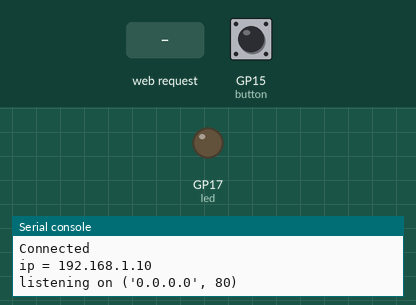
Recording of a program running on a simulated Raspberry Pi Pico running MicroPython. Shown: output pins drawn as LEDs (lit = HIGH), the last lines printed to the serial console. Inputs (shaded band) come from the test bench; at power-on: GP15 (button) LOW. WiFi joins after 1.5 s.

Above: at 3.2 s.
3.3 s: HTTP request GET /?led=on received
At 4.4 s:
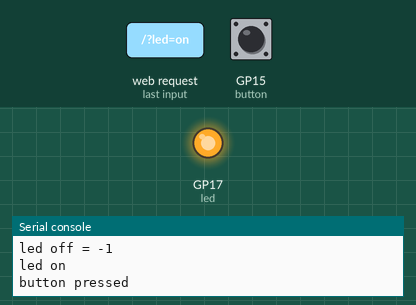
4.8 s: HTTP request GET /?led=off received
At 5.6 s:
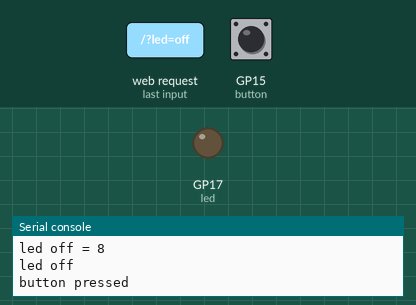
Timing chart, 0 to 7.8 s (numbered marks = the images above; inputs shaded):
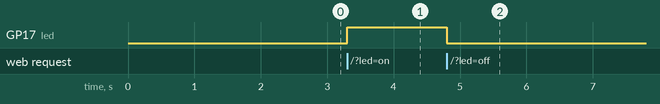

The program:

core_2_WiFi.py
```python
'''create a HTTP server
2d Core program for wifi
https://core-electronics.com.au/guides/raspberry-pi-pico-w-create-a-simple-http-server/

create a simple HTTP server using a Raspberry Pi Pico W. This server will be accessible from within a local WiFi network and can be used to read sensors and control hardware - in our case we'll drive an LED and read the state of a button.
'''

# Hardware Test
# Blink and LED (GP15) slowly/quickly while a button (GP16) is not-pressed/pressed
# from machine import Pin
# from time import sleep_ms

# led = Pin(16, Pin.OUT)
# button = Pin(15, Pin.IN, Pin.PULL_DOWN)

# while True:
#     if button.value() == 0: # button pressed
#         delay = 100 # short delay
#     else:
#         delay = 1000 # long delay

#     led.toggle()
#     sleep_ms(delay)

# Simple HTTP Server Example
# Control an LED and read a Button using a web browser

import time
import network
import socket
from machine import Pin


# Static IP configuration
static_ip = '192.168.1.10'  # Replace with your desired static IP
subnet_mask = '255.255.255.0'
gateway_ip = '192.168.1.15'
dns_server = '192.168.1.1'

led = Pin(17, Pin.OUT)
ledState = 'LED State Unknown'

button = Pin(15, Pin.IN, Pin.PULL_DOWN)

ssid = 'NETGEAR48'
password = 'waterypanda901'

wlan = network.WLAN(network.STA_IF)
wlan.active(True)
wlan.connect(ssid, password)
'''
html = """<!DOCTYPE html>
<html>
<head> <title>Pico W</title> </head>
<body> <h1>Pico W HTTP Server</h1>
<p>Hello, World!</p>
<p>%s</p>
</body>
</html>
'''

## more elaborate html with buttons added!!
# replace the "html" variable with the following to create a more user-friendly control panel
html = """<!DOCTYPE html><html>
<head><meta name="viewport" content="width=device-width, initial-scale=1">
<link rel="icon" href="data:,">
<style>html { font-family: Helvetica; display: inline-block; margin: 0px auto; text-align: center;}
.buttonGreen { background-color: #4CAF50; border: 2px solid #000000;; color: white; padding: 15px 32px; text-align: center; text-decoration: none; display: inline-block; font-size: 16px; margin: 4px 2px; cursor: pointer; }
.buttonRed { background-color: #D11D53; border: 2px solid #000000;; color: white; padding: 15px 32px; text-align: center; text-decoration: none; display: inline-block; font-size: 16px; margin: 4px 2px; cursor: pointer; }
text-decoration: none; font-size: 30px; margin: 2px; cursor: pointer;}
</style></head>
<body><center><h1>Control Panel</h1></center><br><br>
<form><center>
<center> <button class="buttonGreen" name="led" value="on" type="submit">LED ON</button>
<br><br>
<center> <button class="buttonRed" name="led" value="off" type="submit">LED OFF</button>
</form>
<br><br>
<br><br>
<p>%s<p></body></html>
"""


# Wait for connect or fail
max_wait = 10
while max_wait > 0:
    if wlan.status() < 0 or wlan.status() >= 3:
        break
    max_wait -= 1
    print('waiting for connection...')
    time.sleep(1)

# Set static IP address
wlan.ifconfig((static_ip, subnet_mask, gateway_ip, dns_server))


# Handle connection error
if wlan.status() != 3:
    raise RuntimeError('network connection failed')
else:
    print('Connected')
    status = wlan.ifconfig()
    print( 'ip = ' + status[0] )


# Open socket
addr = socket.getaddrinfo('0.0.0.0', 80)[0][-1]
s = socket.socket()
s.bind(addr)
s.listen(1)
print('listening on', addr)

# Listen for connections, serve client
while True:
    try:
        cl, addr = s.accept()
        print('client connected from', addr)
        request = cl.recv(1024)
        print("request:")
        print(request)
        request = str(request)
        led_on = request.find('led=on')
        led_off = request.find('led=off')

        print( 'led on = ' + str(led_on))
        print( 'led off = ' + str(led_off))

        if led_on == 8:
            print("led on")
            led.value(1)
        if led_off == 8:
            print("led off")
            led.value(0)

        ledState = "LED is OFF" if led.value() == 0 else "LED is ON" # a compact if-else statement

        if button.value() == 1: # button not pressed
            print("button NOT pressed")
            buttonState = "Button is NOT pressed"
        else:
            print("button pressed")
            buttonState = "Button is pressed"

        # Create and send response
        stateis = ledState + " and " + buttonState
        response = html % stateis
        cl.send('HTTP/1.0 200 OK\r\nContent-type: text/html\r\n\r\n')
        cl.send(response)
        cl.close()

    except OSError as e:
        cl.close()
        print('connection closed')
```

Measured:
- after the input at 3.3 s, GP17 (led): LOW → HIGH at once
- after the input at 4.8 s, GP17 (led): HIGH → LOW at once
